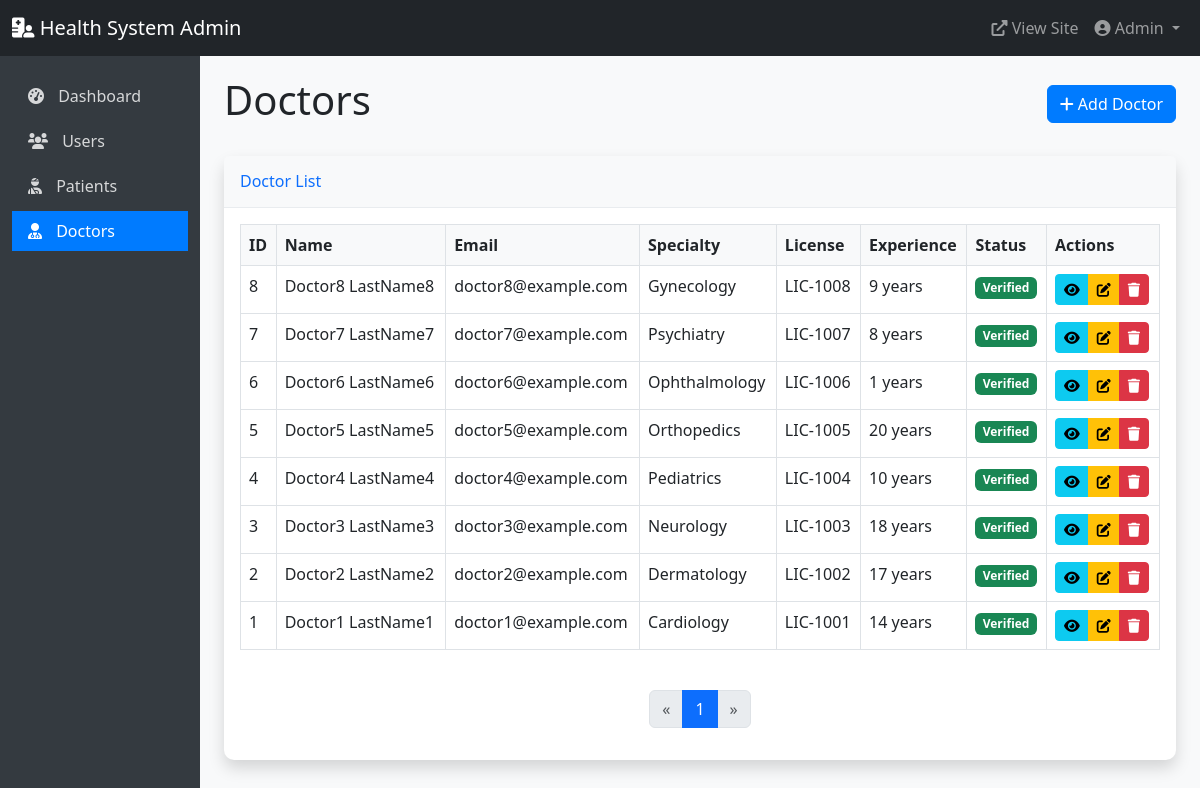
The page /admin_panel/doctors (signed in) on the database its author committed.
### models.py (models this page shows, shortened)
class User(db.Model, UserMixin):
    __tablename__ = 'users'
    id = db.Column(db.Integer, primary_key=True)
    email = db.Column(db.String(120), unique=True, nullable=False)
    phone = db.Column(db.String(20), unique=True, nullable=False)
    password_hash = db.Column(db.String(128), nullable=False)
    first_name = db.Column(db.String(50), nullable=False)
    last_name = db.Column(db.String(50), nullable=False)
    user_type = db.Column(db.Enum(UserType), nullable=False)
    is_active = db.Column(db.Boolean, default=False)
    created_at = db.Column(db.DateTime, default=datetime.utcnow)
    updated_at = db.Column(db.DateTime, default=datetime.utcnow, onupdate=datetime.utcnow)
    phone_verified = db.Column(db.Boolean, default=False)
    phone_verification_code = db.Column(db.String(6))
    phone_verification_sent_at = db.Column(db.DateTime)
    email_verified = db.Column(db.Boolean, default=False)
    email_verification_token = db.Column(db.String(100))
    email_verification_sent_at = db.Column(db.DateTime)
    patient = db.relationship('Patient', backref='user', uselist=False, cascade='all, delete-orphan')
    doctor = db.relationship('Doctor', backref='user', uselist=False, cascade='all, delete-orphan')
    notifications = db.relationship('Notification', backref='user', lazy=True, cascade='all, delete-orphan')

class Doctor(db.Model):
    __tablename__ = 'doctors'
    id = db.Column(db.Integer, primary_key=True)
    user_id = db.Column(db.Integer, db.ForeignKey('users.id'), nullable=False)
    specialty = db.Column(db.String(100))
    license_number = db.Column(db.String(50), unique=True, nullable=False)
    years_of_experience = db.Column(db.Integer)
    education = db.Column(db.Text)
    bio = db.Column(db.Text)
    verification_status = db.Column(db.Enum(VerificationStatus), default=VerificationStatus.PENDING)
    verification_notes = db.Column(db.Text)
    location = db.Column(db.String(255))
    languages = db.Column(db.String(255))  # Comma-separated list of languages
    consultation_fee = db.Column(db.Float)
    profile_picture = db.Column(db.String(255))
    license_document_path = db.Column(db.String(255))
    certificate_path = db.Column(db.String(255))
    availability = db.relationship('DoctorAvailability', backref='doctor', lazy=True, cascade='all, delete-orphan')
    appointments = db.relationship('Appointment', backref='doctor', lazy=True, cascade='all, delete-orphan')

### admin_routes.py (the view, shortened to what this page needs)
    def decorated_function(*args, **kwargs):
        if not current_user.is_authenticated:
            return redirect(url_for('auth.login'))
        if current_user.user_type == UserType.ADMIN:
            return f(*args, **kwargs)

### admin_routes.py (called while the page is built, shortened)
def admin_required(f):
    def decorated_function(*args, **kwargs):
        if not current_user.is_authenticated:
            return redirect(url_for('auth.login'))
        if current_user.user_type == UserType.ADMIN:
            return f(*args, **kwargs)
    decorated_function.__name__ = f.__name__
    decorated_function.__doc__ = f.__doc__
    return decorated_function

@admin_panel.route('/doctors')
@login_required
@admin_required
def doctors():
    page = request.args.get('page', 1, type=int)
    per_page = 10
    doctors_data = db.session.query(User, Doctor).join(Doctor).filter(
        User.user_type == UserType.DOCTOR
    ).order_by(User.created_at.desc()).paginate(page=page, per_page=per_page)
    return render_template('admin/doctors.html', doctors=doctors_data)

### app.py (called while the page is built)
@login_manager.user_loader
def load_user(user_id):
    return User.query.get(int(user_id))

def create_app():
    app = Flask(__name__)
    app.config.from_object(get_config())
    app.config['SESSION_COOKIE_NAME'] = f'session_{uuid.uuid4().hex[:8]}'
    os.makedirs(app.config['UPLOAD_FOLDER'], exist_ok=True)
    db.init_app(app)
    login_manager.init_app(app)
    login_manager.login_view = 'auth.login'
    login_manager.login_message_category = 'info'
    mail.init_app(app)
    bcrypt.init_app(app)
    app.register_blueprint(main)
    app.register_blueprint(auth, url_prefix='/auth')
    app.register_blueprint(patient, url_prefix='/patient')
    app.register_blueprint(doctor, url_prefix='/doctor')
    app.register_blueprint(admin, url_prefix='/admin')
    app.register_blueprint(admin_panel)
    @app.context_processor
    def inject_now():
        return {'now': datetime.datetime.now()}
    return app

### templates/admin/doctors.html (shortened to what this page needs)
{% extends "admin/base.html" %}
{% block content %}
<div class="d-flex justify-content-between align-items-center mb-4">
    <h1>Doctors</h1>
    <a href="{{ url_for('admin_panel.create_user') }}?type=doctor" class="btn btn-primary">
        <i class="fas fa-plus"></i> Add Doctor
    </a>
</div>
<div class="card shadow mb-4">
    <div class="card-header py-3">
        <h6 class="m-0 font-weight-bold text-primary">Doctor List</h6>
    </div>
    <div class="card-body">
        <div class="table-responsive">
            <table class="table table-bordered" id="dataTable" width="100%" cellspacing="0">
                <thead>
                    <tr>
                        <th>ID</th>
                        <th>Name</th>
                        <th>Email</th>
                        <th>Specialty</th>
                        <th>License</th>
                        <th>Experience</th>
                        <th>Status</th>
                        <th>Actions</th>
                    </tr>
                </thead>
                <tbody>
                    {% for user, doctor in doctors.items %}
                    <tr>
                        <td>{{ doctor.id }}</td>
                        <td>{{ user.first_name }} {{ user.last_name }}</td>
                        <td>{{ user.email }}</td>
                        <td>{{ doctor.specialty }}</td>
                        <td>{{ doctor.license_number }}</td>
                        <td>{{ doctor.years_of_experience }} years</td>
                        <td>
                            {% if doctor.verification_status.name == 'PENDING' %}
                            <span class="badge bg-warning">Pending</span>
                            {% elif doctor.verification_status.name == 'VERIFIED' %}
                            <span class="badge bg-success">Verified</span>
                            {% elif doctor.verification_status.name == 'REJECTED' %}
                            <span class="badge bg-danger">Rejected</span>
                            {% endif %}
                        </td>
                        <td>
                            <div class="btn-group" role="group">
                                <a href="{{ url_for('admin_panel.user_detail', user_id=user.id) }}" class="btn btn-sm btn-info">
                                    <i class="fas fa-eye"></i>
                                </a>
                                <a href="{{ url_for('admin_panel.edit_user', user_id=user.id) }}" class="btn btn-sm btn-warning">
                                    <i class="fas fa-edit"></i>
                                </a>
                                <button type="button" class="btn btn-sm btn-danger" data-bs-toggle="modal" data-bs-target="#deleteModal{{ user.id }}">
                                    <i class="fas fa-trash"></i>
                                </button>
                            </div>
                        </td>
                    </tr>
                    {% endfor %}
                </tbody>
            </table>
        </div>
        <nav aria-label="Page navigation">
            <ul class="pagination justify-content-center mt-4">
                {% if doctors.has_prev %}
                <li class="page-item">
                    <a class="page-link" href="{{ url_for('admin_panel.doctors', page=doctors.prev_num) }}" aria-label="Previous">
                        <span aria-hidden="true">&laquo;</span>
                    </a>
                </li>
                {% else %}
                <li class="page-item disabled">
                    <a class="page-link" href="#" aria-label="Previous">
                        <span aria-hidden="true">&laquo;</span>
                    </a>
                </li>
                {% endif %}
                {% for page_num in doctors.iter_pages(left_edge=1, right_edge=1, left_current=2, right_current=2) %}
                    {% if page_num %}
                        {% if doctors.page == page_num %}
                        <li class="page-item active">
                            <a class="page-link" href="{{ url_for('admin_panel.doctors', page=page_num) }}">{{ page_num }}</a>
                        </li>
                        {% else %}
                        <li class="page-item">
                            <a class="page-link" href="{{ url_for('admin_panel.doctors', page=page_num) }}">{{ page_num }}</a>
                        </li>
                        {% endif %}
                    {% else %}
                    <li class="page-item disabled">
                        <a class="page-link" href="#">...</a>
                    </li>
                    {% endif %}
                {% endfor %}
                {% if doctors.has_next %}
                <li class="page-item">
                    <a class="page-link" href="{{ url_for('admin_panel.doctors', page=doctors.next_num) }}" aria-label="Next">
                        <span aria-hidden="true">&raquo;</span>
                    </a>
                </li>
                {% else %}
                <li class="page-item disabled">
                    <a class="page-link" href="#" aria-label="Next">
                        <span aria-hidden="true">&raquo;</span>
                    </a>
                </li>
                {% endif %}
            </ul>
        </nav>
    </div>
</div>
{% endblock %}

### templates/admin/base.html (shortened to what this page needs)
<!DOCTYPE html>
<html lang="en">
<head>
    <link href="https://cdn.jsdelivr.net/npm/bootstrap@5.3.0-alpha1/dist/css/bootstrap.min.css" rel="stylesheet">
    <link rel="stylesheet" href="https://cdnjs.cloudflare.com/ajax/libs/font-awesome/6.0.0/css/all.min.css">
</head>
<body>
    <nav class="navbar navbar-expand-lg navbar-dark bg-dark">
        <div class="container-fluid">
            <a class="navbar-brand" href="{{ url_for('admin_panel.dashboard') }}">
                <i class="fas fa-hospital-user"></i> Health System Admin
            </a>
            <div class="collapse navbar-collapse" id="navbarNav">
                <ul class="navbar-nav ms-auto">
                    <li class="nav-item">
                        <a class="nav-link" href="{{ url_for('main.index') }}" target="_blank">
                            <i class="fas fa-external-link-alt"></i> View Site
                        </a>
                    </li>
                    <li class="nav-item dropdown">
                        <a class="nav-link dropdown-toggle" href="#" id="navbarDropdown" role="button" data-bs-toggle="dropdown">
                            <i class="fas fa-user-circle"></i> {{ current_user.first_name }}
                        </a>
                    </li>
                </ul>
            </div>
        </div>
    </nav>
    <div class="container-fluid">
        <div class="row">
            <div class="col-md-3 col-lg-2 d-md-block sidebar collapse">
                <div class="position-sticky">
                    <ul class="nav flex-column">
                        <li class="nav-item">
                            <a class="nav-link {% if request.endpoint == 'admin_panel.dashboard' %}active{% endif %}"
                               href="{{ url_for('admin_panel.dashboard') }}">
                                <i class="fas fa-tachometer-alt"></i> Dashboard
                            </a>
                        </li>
                        <li class="nav-item">
                            <a class="nav-link {% if request.endpoint == 'admin_panel.users' %}active{% endif %}"
                               href="{{ url_for('admin_panel.users') }}">
                                <i class="fas fa-users"></i> Users
                            </a>
                        </li>
                        <li class="nav-item">
                            <a class="nav-link {% if request.endpoint == 'admin_panel.patients' %}active{% endif %}"
                               href="{{ url_for('admin_panel.patients') }}">
                                <i class="fas fa-user-injured"></i> Patients
                            </a>
                        </li>
                        <li class="nav-item">
                            <a class="nav-link {% if request.endpoint == 'admin_panel.doctors' %}active{% endif %}"
                               href="{{ url_for('admin_panel.doctors') }}">
                                <i class="fas fa-user-md"></i> Doctors
                            </a>
                        </li>
                    </ul>
                </div>
            </div>
            <main class="col-md-9 ms-sm-auto col-lg-10 px-md-4 main-content">
                {% block content %}{% endblock %}
            </main>
        </div>
    </div>
</body>
</html>

### templates/admin/base.html (style rules this page uses)
body { font-family: 'Segoe UI', Tahoma, Geneva, Verdana, sans-serif; background-color: #f8f9fa; }
.sidebar { min-height: calc(100vh - 56px); background-color: #343a40; padding-top: 20px; }
.sidebar .nav-link { color: rgba(255, 255, 255, 0.8); margin-bottom: 5px; }
.sidebar .nav-link.active { color: #fff; background-color: #007bff; }
.sidebar .nav-link i { margin-right: 10px; }
.main-content { padding: 20px; }
.card { margin-bottom: 20px; border: none; border-radius: 10px; box-shadow: 0 0.125rem 0.25rem rgba(0, 0, 0, 0.075); }
.card-header { background-color: #f8f9fa; border-bottom: 1px solid #e9ecef; font-weight: 600; }
.table th { font-weight: 600; background-color: #f8f9fa; }
.btn-primary { background-color: #007bff; border-color: #007bff; }
.badge { padding: 0.4em 0.6em; font-size: 75%; }

### rows shown on the page
User: first_name "Admin"
User: id "8", first_name "Doctor8", last_name "LastName8", email "doctor8@example.com", specialty "Gynecology", license_number "LIC-1008", years_of_experience "9"
User: id "7", first_name "Doctor7", last_name "LastName7", email "doctor7@example.com", specialty "Psychiatry", license_number "LIC-1007", years_of_experience "8"
User: id "6", first_name "Doctor6", last_name "LastName6", email "doctor6@example.com", specialty "Ophthalmology", license_number "LIC-1006", years_of_experience "1"
User: id "5", first_name "Doctor5", last_name "LastName5", email "doctor5@example.com", specialty "Orthopedics", license_number "LIC-1005", years_of_experience "20"
User: id "4", first_name "Doctor4", last_name "LastName4", email "doctor4@example.com", specialty "Pediatrics", license_number "LIC-1004", years_of_experience "10"
User: id "3", first_name "Doctor3", last_name "LastName3", email "doctor3@example.com", specialty "Neurology", license_number "LIC-1003", years_of_experience "18"
User: id "2", first_name "Doctor2", last_name "LastName2", email "doctor2@example.com", specialty "Dermatology", license_number "LIC-1002", years_of_experience "17"
User: id "1", first_name "Doctor1", last_name "LastName1", email "doctor1@example.com", specialty "Cardiology", license_number "LIC-1001", years_of_experience "14"

### other values the page prints
{{ page_num }} "1"
